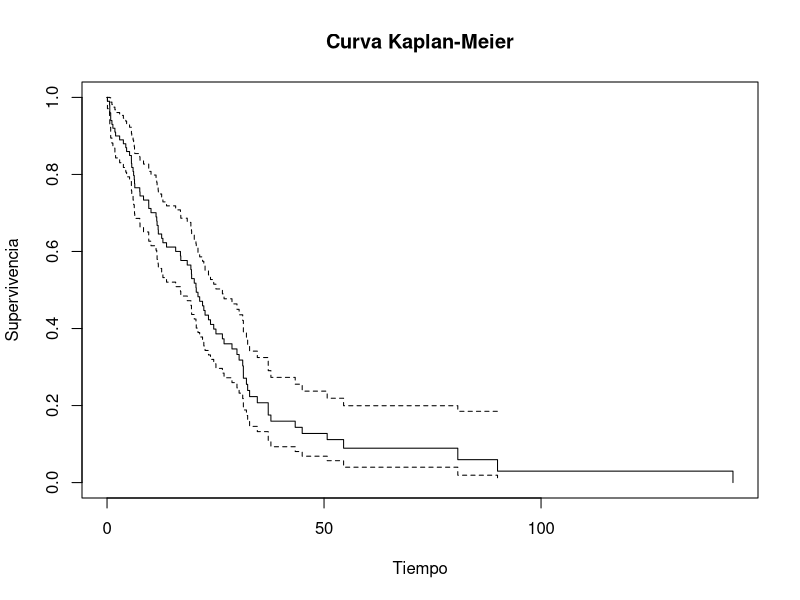
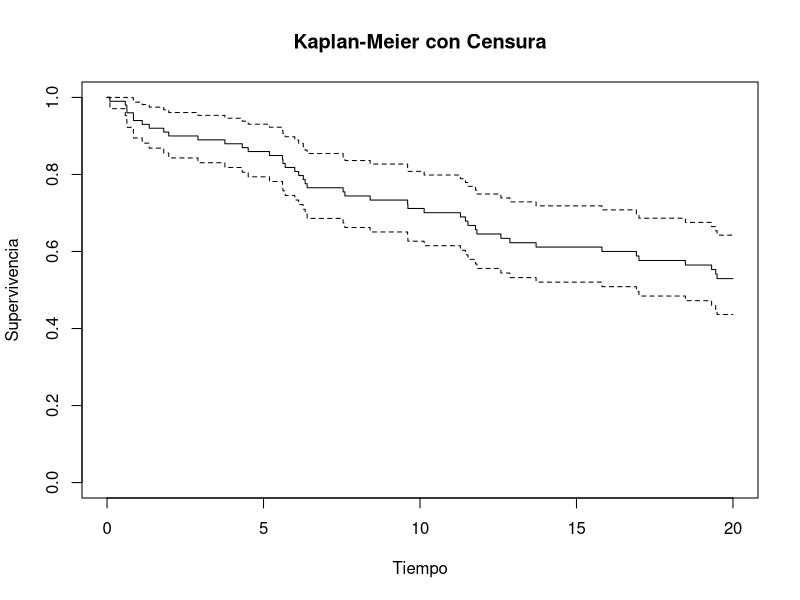

Write R code to recreate these figures, in order.
## ---- chunk 1
packages <- c("survival","asaur","survminer")
if (length(setdiff(packages, rownames(installed.packages()))) > 0) {
  install.packages(setdiff(packages, rownames(installed.packages())), repos = "http://cran.rstudio.com")
}
## ---- chunk 2
# Ejemplo simulado de tiempos de supervivencia
set.seed(123)
tiempos <- rexp(100, rate = 0.05)
status <- rbinom(100, 1, prob = 0.8)
library(survival)
data_sim <- data.frame(time = tiempos, event = status)
## ---- chunk 3
# Mostrar los primeros 10 registros con fuente más pequeña
knitr::kable(data_sim[1:8, ], caption = "Primeros 8 registros de data_sim")
## ---- chunk 4
# Estimación Kaplan-Meier
km_fit <- survfit(Surv(time, event) ~ 1, data = data_sim)
plot(km_fit, xlab = "Tiempo", ylab = "Supervivencia", main = "Curva Kaplan-Meier")
## ---- chunk 5
# Introducir censura artificial
cens <- ifelse(tiempos > 20, 0, status)
data_cens <- data.frame(time = pmin(tiempos, 20), event = cens)
km_fit2 <- survfit(Surv(time, event) ~ 1, data = data_cens)
plot(km_fit2, xlab = "Tiempo", ylab = "Supervivencia", main = "Kaplan-Meier con Censura")
## ---- chunk 6
# Modelo Exponencial
exp_fit <- survreg(Surv(time, event) ~ 1, data = data_sim, dist = "exponential")
# Modelo Weibull
weib_fit <- survreg(Surv(time, event) ~ 1, data = data_sim, dist = "weibull")
summary(exp_fit)
summary(weib_fit)
